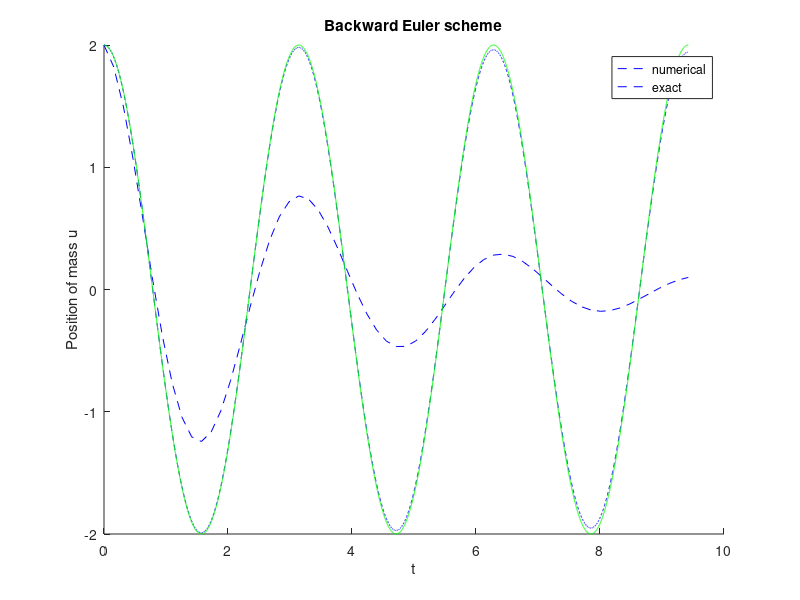

This chart was generated by the following MATLAB code:
omega = 2;
P = 2*pi/omega;
dt = [P/20 P/2000]';
T = 3*P;

% Initial condition
X_0 = 2;
v_0 = 0;

for ii = 1:length(dt)
N_t = floor(round(T/dt(ii)));

t = linspace(0, N_t*dt(ii), N_t+1);

u = zeros(N_t+1, length(dt));
v = zeros(N_t+1, length(dt));

% Initial condition are assigned.
u(1,:) = X_0;
v(1,:) = v_0;

    for n = 2:N_t+1
        u(n,ii) = (1.0/(1+(dt(ii)*omega)^2)) * (dt(ii)*v(n-1,ii) + u(n-1,ii));
        v(n,ii) = (1.0/(1+(dt(ii)*omega)^2)) * (-dt(ii)*omega^2*u(n-1,ii) + v(n-1,ii));
    end
    
hold on
plot(t, u(:,ii), 'b--');
end

plot(t, X_0*cos(omega*t), 'g-');

legend('numerical', 'exact');
title('Backward Euler scheme')
xlabel('t'); ylabel('Position of mass u');

hold off
